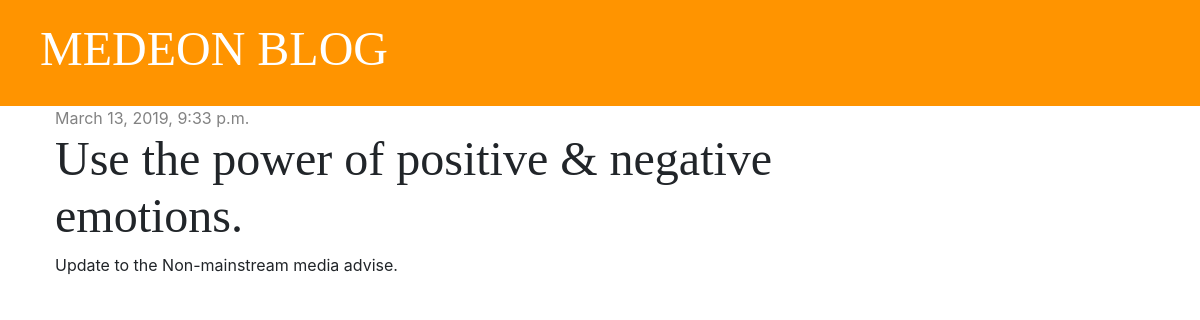
Screenshot of /post/3/ with the database file from the repository.
### blog/models.py (models this page shows, shortened)
class Post(models.Model):
    author = models.ForeignKey('auth.User', on_delete=models.CASCADE)
    title = models.CharField(max_length=200)
    text = models.TextField()
    created_date = models.DateTimeField(default=timezone.now)
    published_date = models.DateTimeField(blank=True, null=True)

### blog/views.py (the view)
# urls.py: path('post/<int:pk>/', views.post_detail, name='post_detail'),
def post_detail(request, pk):
    post = get_object_or_404(Post, pk=pk)
    context_dictionary = {'post': post}
    return render(request, 'blog/post_detail.html', context_dictionary)

### blog/templates/blog/post_detail.html (shortened to what this page needs)
{% extends 'blog/base.html' %}
{% block content %}
    <div class="post">
        {% if post.published_date %}
            <div class="date">
                {{ post.published_date }}
            </div>
            {% else %}
                <a href="{% url 'post_publish' pk=post.pk %}" class="btn btn-primary">Publish</a>
        {% endif %}
        <h1>{{ post.title }}</h1>
        <p>{{ post.text|linebreaksbr }}</p>
    </div>
{% endblock %}

### blog/static/css/blog.css (style rules this page uses)
h1, h2, h3, h4 { font-family: 'Tangerine', 'Inconsolata', 'Droid Sans', serif; font-size: 48px; }
.date { color: #828282; }
.post { margin-bottom: 70px; }

### rows the page displays
Post: published_date "March 13, 2019, 9:33 p.m.", title "Use the power of positive & negative emotions.", text "Update to the Non-mainstream media advise."
